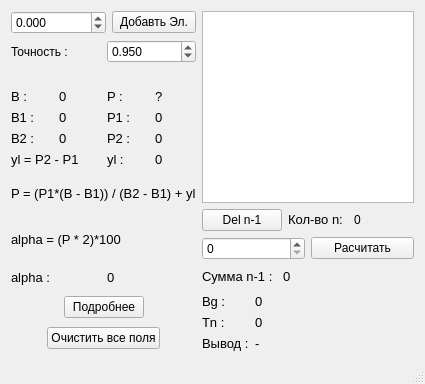
<?xml version="1.0" encoding="UTF-8"?>
<ui version="4.0">
 <class>MainWindow</class>
 <widget class="QMainWindow" name="MainWindow">
  <property name="geometry">
   <rect>
    <x>0</x>
    <y>0</y>
    <width>425</width>
    <height>384</height>
   </rect>
  </property>
  <property name="windowTitle">
   <string>MainWindow</string>
  </property>
  <property name="toolTipDuration">
   <number>0</number>
  </property>
  <widget class="QWidget" name="centralWidget">
   <layout class="QGridLayout" name="gridLayout">
    <item row="0" column="0" colspan="2">
     <layout class="QVBoxLayout" name="verticalLayout_3">
      <item>
       <layout class="QHBoxLayout" name="horizontalLayout_10">
        <item>
         <widget class="QDoubleSpinBox" name="doubleSpinBox">
          <property name="decimals">
           <number>3</number>
          </property>
          <property name="minimum">
           <double>-99999999.000000000000000</double>
          </property>
          <property name="maximum">
           <double>99999999.989999994635582</double>
          </property>
          <property name="singleStep">
           <double>1.000000000000000</double>
          </property>
          <property name="value">
           <double>0.000000000000000</double>
          </property>
         </widget>
        </item>
        <item>
         <widget class="QPushButton" name="pushButton">
          <property name="text">
           <string>Добавть Эл.</string>
          </property>
         </widget>
        </item>
       </layout>
      </item>
      <item>
       <layout class="QHBoxLayout" name="horizontalLayout_2">
        <item>
         <widget class="QLabel" name="label_4">
          <property name="text">
           <string>Точность : </string>
          </property>
         </widget>
        </item>
        <item>
         <widget class="QDoubleSpinBox" name="doubleSpinBox_2">
          <property name="decimals">
           <number>3</number>
          </property>
          <property name="minimum">
           <double>-99.989999999999995</double>
          </property>
          <property name="value">
           <double>0.950000000000000</double>
          </property>
         </widget>
        </item>
       </layout>
      </item>
      <item>
       <spacer name="horizontalSpacer_10">
        <property name="orientation">
         <enum>Qt::Horizontal</enum>
        </property>
        <property name="sizeHint" stdset="0">
         <size>
          <width>181</width>
          <height>20</height>
         </size>
        </property>
       </spacer>
      </item>
     </layout>
    </item>
    <item row="0" column="2" rowspan="4" colspan="2">
     <layout class="QVBoxLayout" name="verticalLayout_2">
      <item>
       <layout class="QVBoxLayout" name="verticalLayout">
        <item>
         <widget class="QListWidget" name="listWidget"/>
        </item>
        <item>
         <layout class="QHBoxLayout" name="horizontalLayout">
          <item>
           <widget class="QPushButton" name="pushButton_2">
            <property name="text">
             <string>Del n-1</string>
            </property>
           </widget>
          </item>
          <item>
           <widget class="QLabel" name="label">
            <property name="text">
             <string>&lt;html&gt;&lt;head/&gt;&lt;body&gt;&lt;p&gt;&lt;span style=&quot; font-size:10pt;&quot;&gt;Кол-во n: &lt;/span&gt;&lt;/p&gt;&lt;/body&gt;&lt;/html&gt;</string>
            </property>
           </widget>
          </item>
          <item>
           <widget class="QLabel" name="label_2">
            <property name="text">
             <string>&lt;html&gt;&lt;head/&gt;&lt;body&gt;&lt;p&gt;0&lt;/p&gt;&lt;/body&gt;&lt;/html&gt;</string>
            </property>
           </widget>
          </item>
         </layout>
        </item>
       </layout>
      </item>
      <item>
       <layout class="QHBoxLayout" name="horizontalLayout_4">
        <item>
         <widget class="QSpinBox" name="spinBox_2">
          <property name="minimum">
           <number>0</number>
          </property>
          <property name="value">
           <number>0</number>
          </property>
         </widget>
        </item>
        <item>
         <widget class="QPushButton" name="pushButton_3">
          <property name="text">
           <string>Расчитать</string>
          </property>
         </widget>
        </item>
       </layout>
      </item>
     </layout>
    </item>
    <item row="1" column="0" colspan="2">
     <layout class="QHBoxLayout" name="horizontalLayout_11">
      <item>
       <layout class="QVBoxLayout" name="verticalLayout_12">
        <item>
         <layout class="QHBoxLayout" name="horizontalLayout_7">
          <property name="spacing">
           <number>6</number>
          </property>
          <item>
           <layout class="QVBoxLayout" name="verticalLayout_6">
            <item>
             <widget class="QLabel" name="label_12">
              <property name="font">
               <font>
                <pointsize>10</pointsize>
               </font>
              </property>
              <property name="text">
               <string>B :</string>
              </property>
             </widget>
            </item>
            <item>
             <widget class="QLabel" name="label_14">
              <property name="font">
               <font>
                <pointsize>10</pointsize>
               </font>
              </property>
              <property name="text">
               <string>B1 :</string>
              </property>
             </widget>
            </item>
            <item>
             <widget class="QLabel" name="label_16">
              <property name="font">
               <font>
                <pointsize>10</pointsize>
               </font>
              </property>
              <property name="text">
               <string>B2 :</string>
              </property>
             </widget>
            </item>
           </layout>
          </item>
          <item>
           <layout class="QVBoxLayout" name="verticalLayout_7">
            <item>
             <widget class="QLabel" name="label_15">
              <property name="font">
               <font>
                <pointsize>10</pointsize>
               </font>
              </property>
              <property name="text">
               <string>0</string>
              </property>
             </widget>
            </item>
            <item>
             <widget class="QLabel" name="label_13">
              <property name="font">
               <font>
                <pointsize>10</pointsize>
               </font>
              </property>
              <property name="text">
               <string>0</string>
              </property>
             </widget>
            </item>
            <item>
             <widget class="QLabel" name="label_17">
              <property name="font">
               <font>
                <pointsize>10</pointsize>
               </font>
              </property>
              <property name="text">
               <string>0</string>
              </property>
             </widget>
            </item>
           </layout>
          </item>
         </layout>
        </item>
        <item>
         <widget class="QLabel" name="label_25">
          <property name="font">
           <font>
            <pointsize>10</pointsize>
           </font>
          </property>
          <property name="text">
           <string>yl = P2 - P1</string>
          </property>
         </widget>
        </item>
       </layout>
      </item>
      <item>
       <layout class="QHBoxLayout" name="horizontalLayout_8">
        <item>
         <layout class="QVBoxLayout" name="verticalLayout_10">
          <item>
           <layout class="QVBoxLayout" name="verticalLayout_9">
            <item>
             <widget class="QLabel" name="label_22">
              <property name="font">
               <font>
                <pointsize>10</pointsize>
               </font>
              </property>
              <property name="text">
               <string>P :</string>
              </property>
             </widget>
            </item>
            <item>
             <widget class="QLabel" name="label_18">
              <property name="font">
               <font>
                <pointsize>10</pointsize>
               </font>
              </property>
              <property name="text">
               <string>P1 :</string>
              </property>
             </widget>
            </item>
            <item>
             <widget class="QLabel" name="label_20">
              <property name="font">
               <font>
                <pointsize>10</pointsize>
               </font>
              </property>
              <property name="text">
               <string>P2 :</string>
              </property>
             </widget>
            </item>
           </layout>
          </item>
          <item>
           <widget class="QLabel" name="label_29">
            <property name="font">
             <font>
              <pointsize>10</pointsize>
             </font>
            </property>
            <property name="text">
             <string>yl :</string>
            </property>
           </widget>
          </item>
         </layout>
        </item>
        <item>
         <layout class="QVBoxLayout" name="verticalLayout_11">
          <item>
           <layout class="QVBoxLayout" name="verticalLayout_8">
            <item>
             <widget class="QLabel" name="label_23">
              <property name="font">
               <font>
                <pointsize>10</pointsize>
               </font>
              </property>
              <property name="text">
               <string>?</string>
              </property>
             </widget>
            </item>
            <item>
             <widget class="QLabel" name="label_19">
              <property name="font">
               <font>
                <pointsize>10</pointsize>
               </font>
              </property>
              <property name="text">
               <string>0</string>
              </property>
             </widget>
            </item>
            <item>
             <widget class="QLabel" name="label_21">
              <property name="font">
               <font>
                <pointsize>10</pointsize>
               </font>
              </property>
              <property name="text">
               <string>0</string>
              </property>
             </widget>
            </item>
           </layout>
          </item>
          <item>
           <widget class="QLabel" name="label_30">
            <property name="font">
             <font>
              <pointsize>10</pointsize>
             </font>
            </property>
            <property name="text">
             <string>0</string>
            </property>
           </widget>
          </item>
         </layout>
        </item>
       </layout>
      </item>
     </layout>
    </item>
    <item row="2" column="0" colspan="2">
     <widget class="QLabel" name="label_24">
      <property name="font">
       <font>
        <pointsize>10</pointsize>
       </font>
      </property>
      <property name="text">
       <string>P = (P1*(B - B1)) / (B2 - B1) + yl</string>
      </property>
     </widget>
    </item>
    <item row="3" column="0" colspan="2">
     <widget class="QLabel" name="label_26">
      <property name="font">
       <font>
        <pointsize>10</pointsize>
       </font>
      </property>
      <property name="text">
       <string>&lt;html&gt;&lt;head/&gt;&lt;body&gt;&lt;p&gt;alpha = (P * 2)*100&lt;/p&gt;&lt;/body&gt;&lt;/html&gt;</string>
      </property>
     </widget>
    </item>
    <item row="4" column="0">
     <widget class="QLabel" name="label_27">
      <property name="font">
       <font>
        <pointsize>10</pointsize>
       </font>
      </property>
      <property name="text">
       <string>alpha :</string>
      </property>
     </widget>
    </item>
    <item row="4" column="1">
     <widget class="QLabel" name="label_28">
      <property name="font">
       <font>
        <pointsize>10</pointsize>
       </font>
      </property>
      <property name="text">
       <string>0</string>
      </property>
     </widget>
    </item>
    <item row="4" column="2">
     <layout class="QHBoxLayout" name="horizontalLayout_3">
      <item>
       <widget class="QLabel" name="label_5">
        <property name="text">
         <string>&lt;html&gt;&lt;head/&gt;&lt;body&gt;&lt;p&gt;&lt;span style=&quot; font-size:10pt;&quot;&gt;Сумма n-1 : &lt;/span&gt;&lt;/p&gt;&lt;/body&gt;&lt;/html&gt;</string>
        </property>
       </widget>
      </item>
      <item>
       <widget class="QLabel" name="label_3">
        <property name="font">
         <font>
          <pointsize>10</pointsize>
         </font>
        </property>
        <property name="text">
         <string>&lt;html&gt;&lt;head/&gt;&lt;body&gt;&lt;p&gt;&lt;span style=&quot; font-size:10pt;&quot;&gt;0&lt;/span&gt;&lt;/p&gt;&lt;/body&gt;&lt;/html&gt;</string>
        </property>
       </widget>
      </item>
     </layout>
    </item>
    <item row="4" column="3">
     <spacer name="horizontalSpacer_6">
      <property name="orientation">
       <enum>Qt::Horizontal</enum>
      </property>
      <property name="sizeHint" stdset="0">
       <size>
        <width>40</width>
        <height>20</height>
       </size>
      </property>
     </spacer>
    </item>
    <item row="5" column="0" colspan="2">
     <layout class="QHBoxLayout" name="horizontalLayout_5">
      <item>
       <spacer name="horizontalSpacer">
        <property name="orientation">
         <enum>Qt::Horizontal</enum>
        </property>
        <property name="sizeHint" stdset="0">
         <size>
          <width>40</width>
          <height>20</height>
         </size>
        </property>
       </spacer>
      </item>
      <item>
       <widget class="QPushButton" name="pushButton_4">
        <property name="text">
         <string>Подробнее</string>
        </property>
       </widget>
      </item>
      <item>
       <spacer name="horizontalSpacer_3">
        <property name="orientation">
         <enum>Qt::Horizontal</enum>
        </property>
        <property name="sizeHint" stdset="0">
         <size>
          <width>40</width>
          <height>20</height>
         </size>
        </property>
       </spacer>
      </item>
     </layout>
    </item>
    <item row="5" column="2" rowspan="2">
     <layout class="QHBoxLayout" name="horizontalLayout_6">
      <item>
       <layout class="QVBoxLayout" name="verticalLayout_14">
        <item>
         <layout class="QVBoxLayout" name="verticalLayout_4">
          <item>
           <widget class="QLabel" name="label_6">
            <property name="text">
             <string>&lt;html&gt;&lt;head/&gt;&lt;body&gt;&lt;p&gt;&lt;span style=&quot; font-size:10pt;&quot;&gt;Bg :&lt;/span&gt;&lt;/p&gt;&lt;/body&gt;&lt;/html&gt;</string>
            </property>
           </widget>
          </item>
          <item>
           <widget class="QLabel" name="label_8">
            <property name="text">
             <string>&lt;html&gt;&lt;head/&gt;&lt;body&gt;&lt;p&gt;&lt;span style=&quot; font-size:10pt;&quot;&gt;Tn :&lt;/span&gt;&lt;/p&gt;&lt;/body&gt;&lt;/html&gt;</string>
            </property>
           </widget>
          </item>
         </layout>
        </item>
        <item>
         <widget class="QLabel" name="label_10">
          <property name="text">
           <string>&lt;html&gt;&lt;head/&gt;&lt;body&gt;&lt;p&gt;&lt;span style=&quot; font-size:10pt;&quot;&gt;Вывод :&lt;/span&gt;&lt;/p&gt;&lt;/body&gt;&lt;/html&gt;</string>
          </property>
         </widget>
        </item>
       </layout>
      </item>
      <item>
       <layout class="QVBoxLayout" name="verticalLayout_13">
        <item>
         <layout class="QVBoxLayout" name="verticalLayout_5">
          <item>
           <widget class="QLabel" name="label_7">
            <property name="font">
             <font>
              <pointsize>10</pointsize>
             </font>
            </property>
            <property name="text">
             <string>&lt;html&gt;&lt;head/&gt;&lt;body&gt;&lt;p&gt;&lt;span style=&quot; font-size:10pt;&quot;&gt;0&lt;/span&gt;&lt;/p&gt;&lt;/body&gt;&lt;/html&gt;</string>
            </property>
           </widget>
          </item>
          <item>
           <widget class="QLabel" name="label_9">
            <property name="font">
             <font>
              <pointsize>10</pointsize>
             </font>
            </property>
            <property name="text">
             <string>&lt;html&gt;&lt;head/&gt;&lt;body&gt;&lt;p&gt;&lt;span style=&quot; font-size:10pt;&quot;&gt;0&lt;/span&gt;&lt;/p&gt;&lt;/body&gt;&lt;/html&gt;</string>
            </property>
           </widget>
          </item>
         </layout>
        </item>
        <item>
         <widget class="QLabel" name="label_11">
          <property name="text">
           <string>&lt;html&gt;&lt;head/&gt;&lt;body&gt;&lt;p&gt;&lt;span style=&quot; font-size:10pt;&quot;&gt;-&lt;/span&gt;&lt;/p&gt;&lt;/body&gt;&lt;/html&gt;</string>
          </property>
         </widget>
        </item>
       </layout>
      </item>
     </layout>
    </item>
    <item row="5" column="3">
     <spacer name="horizontalSpacer_2">
      <property name="orientation">
       <enum>Qt::Horizontal</enum>
      </property>
      <property name="sizeHint" stdset="0">
       <size>
        <width>40</width>
        <height>20</height>
       </size>
      </property>
     </spacer>
    </item>
    <item row="6" column="0" colspan="2">
     <layout class="QHBoxLayout" name="horizontalLayout_9">
      <item>
       <spacer name="horizontalSpacer_5">
        <property name="orientation">
         <enum>Qt::Horizontal</enum>
        </property>
        <property name="sizeHint" stdset="0">
         <size>
          <width>18</width>
          <height>20</height>
         </size>
        </property>
       </spacer>
      </item>
      <item>
       <widget class="QPushButton" name="pushButton_5">
        <property name="text">
         <string>Очистить все поля</string>
        </property>
       </widget>
      </item>
      <item>
       <spacer name="horizontalSpacer_4">
        <property name="orientation">
         <enum>Qt::Horizontal</enum>
        </property>
        <property name="sizeHint" stdset="0">
         <size>
          <width>18</width>
          <height>20</height>
         </size>
        </property>
       </spacer>
      </item>
     </layout>
    </item>
   </layout>
   <zorder>label_24</zorder>
   <zorder>label_26</zorder>
   <zorder>label_27</zorder>
   <zorder>label_28</zorder>
   <zorder>label_10</zorder>
   <zorder>label_11</zorder>
   <zorder>horizontalSpacer_6</zorder>
   <zorder>horizontalSpacer_2</zorder>
   <zorder></zorder>
  </widget>
  <widget class="QStatusBar" name="statusBar"/>
 </widget>
 <layoutdefault spacing="6" margin="11"/>
 <resources/>
 <connections/>
</ui>
